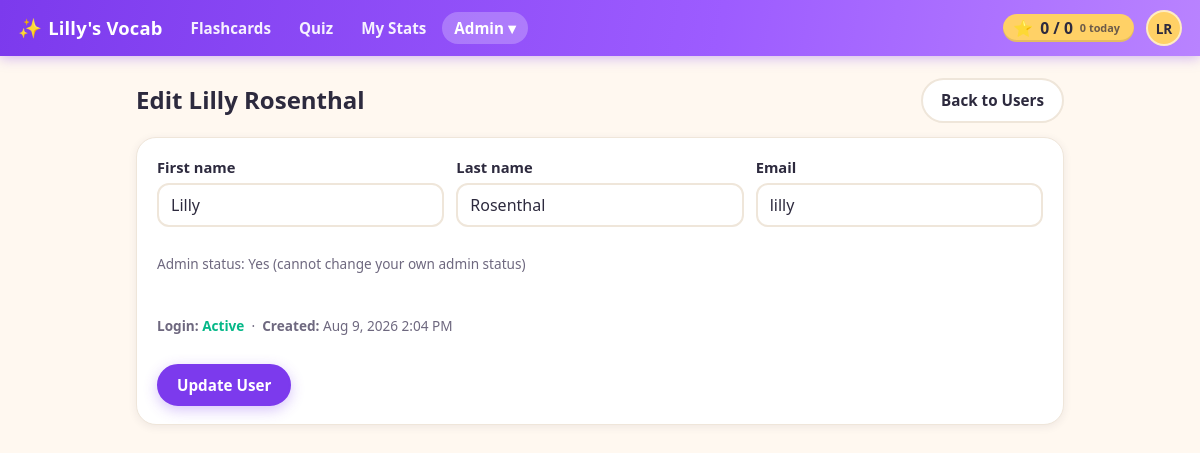
/admin/user_edit.php?id=1 (signed in), run on the app's committed database.
### tables this page shows
CREATE TABLE settings (
  id INT AUTO_INCREMENT PRIMARY KEY,
  key_name VARCHAR(191) NOT NULL UNIQUE,
  value LONGTEXT NULL,
  updated_at DATETIME NOT NULL DEFAULT CURRENT_TIMESTAMP ON UPDATE CURRENT_TIMESTAMP
);

CREATE TABLE users (
  id INT AUTO_INCREMENT PRIMARY KEY,
  first_name VARCHAR(100) NOT NULL,
  last_name VARCHAR(100) NOT NULL,
  email VARCHAR(255) DEFAULT NULL UNIQUE,
  password_hash VARCHAR(255) NOT NULL DEFAULT '',
  is_admin TINYINT(1) NOT NULL DEFAULT 0 COMMENT 'App administrator',
  email_verify_token VARCHAR(64) DEFAULT NULL,
  email_verified_at DATETIME DEFAULT NULL,
  password_reset_token_hash CHAR(64) DEFAULT NULL,
  password_reset_expires_at DATETIME DEFAULT NULL,
  shuffle_seed INT UNSIGNED DEFAULT NULL COMMENT 'NULL = original order; set = per-user shuffled deck order',
  deck_position INT NOT NULL DEFAULT 0 COMMENT 'Resume point in the full deck (index of the next card)',
  created_at DATETIME NOT NULL DEFAULT CURRENT_TIMESTAMP
);

### partials.php (called while the page is built)
<?php
require_once __DIR__ . '/config.php';
require_once __DIR__ . '/settings.php';
require_once __DIR__ . '/lib/Application.php';
require_once __DIR__ . '/lib/ApplicationUI.php';
function h($s) {
    return htmlspecialchars($s ?? '', ENT_QUOTES, 'UTF-8');
}
function header_html(string $title): void {
    ApplicationUI::headerHtml($title);
}
function footer_html(): void {
    ApplicationUI::footerHtml();
}

### config.php (called while the page is built, shortened)
<?php
function pdo(): PDO {
    static $pdo = null;
    if ($pdo === null) {
        $dsn = 'mysql:host=' . DB_HOST . ';dbname=' . DB_NAME . ';charset=utf8mb4';
        $options = [
            PDO::ATTR_ERRMODE => PDO::ERRMODE_EXCEPTION,
            PDO::ATTR_DEFAULT_FETCH_MODE => PDO::FETCH_ASSOC,
            PDO::ATTR_EMULATE_PREPARES => false,
        ];
        $pdo = new PDO($dsn, DB_USER, DB_PASS, $options);
    }
    return $pdo;
}
function current_user(): ?array {
    require_once __DIR__ . '/lib/UserManagement.php';
    if (!empty($_SESSION['uid'])) {
        static $user = null;
        if ($user === null) {
            $user = UserManagement::findById((int)$_SESSION['uid']) ?: false;
        }
        return $user ?: null;
    }
    return null;
}
function require_admin(): void {
    $user = current_user();
}

### lib/UserManagement.php (called while the page is built, shortened)
<?php
require_once __DIR__ . '/../config.php';
require_once __DIR__ . '/../settings.php';
class UserManagement {
    private static function pdo(): PDO {
        return pdo();
    }
    public static function findById(int $id): ?array {
        $st = self::pdo()->prepare('SELECT * FROM users WHERE id=? LIMIT 1');
        $st->execute([$id]);
        $row = $st->fetch();
        return $row ?: null;
    }
}

### settings.php (called while the page is built, shortened)
<?php
require_once __DIR__ . '/config.php';
class Settings {
    private static function pdo(): PDO {
        return pdo();
    }
    public static function get(string $key, string $default = ''): string {
        $st = self::pdo()->prepare('SELECT value FROM settings WHERE key_name = ? LIMIT 1');
        $st->execute([$key]);
        $row = $st->fetch();
        return $row ? (string)$row['value'] : $default;
    }
    public static function siteTitle(): string {
        return self::get('site_title', APP_NAME);
    }
}

### lib/FlashcardProgress.php (called while the page is built, shortened)
<?php
require_once __DIR__ . '/../config.php';
class FlashcardProgress {
    private static function pdo(): PDO {
        return pdo();
    }
    public static function getScoreSummary(int $userId, ?int $tagId = null): array {
        $pdo = self::pdo();
        [$tagJoin, $tagParams] = self::tagScope($tagId);
        $st = $pdo->prepare("SELECT COUNT(*) AS c FROM user_word_state x{$tagJoin} WHERE x.user_id = ? AND x.last_mark = 'got_it'");
        $st->execute(array_merge($tagParams, [$userId]));
        $mastered = (int)$st->fetch()['c'];
        if ($tagId === null) {
            $total = (int)$pdo->query('SELECT COUNT(*) AS c FROM words')->fetch()['c'];
        } else {
            $st = $pdo->prepare('SELECT COUNT(*) AS c FROM word_tags WHERE tag_id = ?');
            $st->execute([$tagId]);
            $total = (int)$st->fetch()['c'];
        }
        $st = $pdo->prepare("SELECT COUNT(*) AS c FROM word_review_events x{$tagJoin} WHERE x.user_id = ? AND x.created_at >= CURDATE()");
        $st->execute(array_merge($tagParams, [$userId]));
        $reviewedToday = (int)$st->fetch()['c'];
        return [
            'mastered' => $mastered,
            'total_words' => $total,
            'reviewed_today' => $reviewedToday,
        ];
    }
    private static function tagScope(?int $tagId): array {
        if ($tagId === null) {
            return ['', []];
        }
        return [' INNER JOIN word_tags wt ON wt.word_id = x.word_id AND wt.tag_id = ?', [$tagId]];
    }
}

### admin/user_edit.php (the view, shortened to what this page needs)
<?php
require_once __DIR__ . '/../partials.php';
require_once __DIR__ . '/../lib/UserManagement.php';
require_admin();
$userId = (int)($_GET['id'] ?? 0);
$user = UserManagement::findById($userId);
$form = [];
foreach (['first_name', 'last_name', 'email', 'is_admin'] as $field) {
    $form[$field] = $_GET[$field] ?? ($user[$field] ?? '');
}
$me = current_user();
$canEditAdmin = ((int)$user['id'] !== (int)$me['id']);
$hasPassword = ($user['password_hash'] !== '');
$userName = trim(($user['first_name'] ?? '') . ' ' . ($user['last_name'] ?? ''));
header_html('Edit ' . $userName);
?>
<div class="page-head">
  <h2>Edit <?= h($userName) ?></h2>
  <a class="button" href="/admin/users.php">Back to Users</a>
</div>
<div class="card">
  <form method="post" action="/admin/user_edit_eval.php" class="stack">
    <div class="grid form-grid">
      <label>First name
        <input type="text" name="first_name" value="<?=h($form['first_name'] ?? '')?>" required>
      </label>
      <label>Last name
        <input type="text" name="last_name" value="<?=h($form['last_name'] ?? '')?>" required>
      </label>
      <label>Email
        <input type="email" name="email" value="<?=h($form['email'] ?? '')?>" required>
      </label>
    </div>
    <?php if ($canEditAdmin): ?>
      <label class="inline">
        <input type="checkbox" name="is_admin" value="1" <?= !empty($form['is_admin']) ? 'checked' : '' ?>>
        Admin user
      </label>
    <?php else: ?>
      <p class="small">Admin status: <?= !empty($user['is_admin']) ? 'Yes' : 'No' ?> (cannot change your own admin status)</p>
    <?php endif; ?>
    <p class="small">
      <strong>Login:</strong>
      <?php if (!empty($user['email_verified_at'])): ?>
        <span class="status-verified">Active</span>
      <?php elseif (!$hasPassword): ?>
        <span class="status-pending">Awaiting account activation</span>
      <?php else: ?>
        <span class="status-pending">Pending email verification</span>
      <?php endif; ?>
      &nbsp;·&nbsp; <strong>Created:</strong> <?= h(date('M j, Y g:i A', strtotime($user['created_at']))) ?>
    </p>
    <div class="actions">
      <button class="button primary" type="submit">Update User</button>
    </div>
  </form>
</div>
<?php footer_html(); ?>

### lib/ApplicationUI.php (shortened to what this page needs)
<?php
require_once __DIR__ . '/../config.php';
require_once __DIR__ . '/../settings.php';
require_once __DIR__ . '/FlashcardProgress.php';
class ApplicationUI {
    public static function staticResourceUrl(string $path): string {
        $filePath = __DIR__ . '/../' . ltrim($path, '/');
        $version = @filemtime($filePath);
        return $path . '?v=' . $version;
    }
    public static function cssLink(string $path): string {
        $url = self::staticResourceUrl($path);
        return '<link rel="stylesheet" href="' . htmlspecialchars($url, ENT_QUOTES, 'UTF-8') . '">';
    }
    public static function jsScript(string $path): string {
        $url = self::staticResourceUrl($path);
        return '<script src="' . htmlspecialchars($url, ENT_QUOTES, 'UTF-8') . '"></script>';
    }
    public static function scoreChipHtml(int $userId): string {
        $score = FlashcardProgress::getScoreSummary($userId);
        return '<a class="score-chip" id="score-chip" href="/progress/" title="Words you\'ve got — tap for stats">'
             . '<span class="score-star" aria-hidden="true">&#11088;</span>'
             . '<span class="score-numbers"><span id="score-mastered">' . number_format($score['mastered']) . '</span>'
             . ' / <span id="score-total">' . number_format($score['total_words']) . '</span></span>'
             . '<span class="score-today"><span id="score-today">' . number_format($score['reviewed_today']) . '</span> today</span>'
             . '</a>';
    }
    public static function headerHtml(string $title): void {
        $u = current_user();
        $script = $_SERVER['SCRIPT_NAME'] ?? '';
        $siteTitle = Settings::siteTitle();
        echo '<!doctype html><html><head><meta charset="utf-8"><meta name="viewport" content="width=device-width,initial-scale=1">';
        echo self::cssLink('/styles.css');
        echo '</head><body>';
        if ($u) {
            $navItems = [
                ['path' => '/review/', 'label' => 'Flashcards', 'prefixes' => ['/review/', '/index.php']],
                ['path' => '/quiz/', 'label' => 'Quiz', 'prefixes' => ['/quiz/']],
                ['path' => '/progress/', 'label' => 'My Stats', 'prefixes' => ['/progress/']],
            ];
            echo '<header class="topbar">';
            echo '<a class="brand" href="/review/"><span class="brand-mark" aria-hidden="true">&#10024;</span> ' . h($siteTitle) . '</a>';
            echo '<nav class="topnav">';
            foreach ($navItems as $item) {
                $active = false;
                echo '<a href="' . h($item['path']) . '"' . ($active ? ' class="active"' : '') . '>' . h($item['label']) . '</a>';
            }
            if (!empty($u['is_admin'])) {
                $inAdmin = strpos($script, '/admin/') === 0;
                $adminItems = [
                    ['path' => '/admin/words.php', 'label' => 'Words'],
                    ['path' => '/admin/import/upload.php?flow=words', 'label' => 'Import Words'],
                    ['path' => '/admin/users.php', 'label' => 'Users'],
                    ['path' => '/admin/settings.php', 'label' => 'Settings'],
                    ['path' => '/admin/activity_log.php', 'label' => 'Activity Log'],
                    ['path' => '/admin/email_log.php', 'label' => 'Email Log'],
                ];
                $adminLinks = '';
                foreach ($adminItems as $item) {
                    $active = $inAdmin && basename(parse_url($item['path'], PHP_URL_PATH)) === basename($script);
                    $adminLinks .= '<a href="' . h($item['path']) . '" role="menuitem"' . ($active ? ' class="active"' : '') . '>' . h($item['label']) . '</a>';
                }
                echo '<span class="menu-wrap">'
                   . '<button type="button" id="adminToggle" class="topnav-toggle' . ($inAdmin ? ' active' : '') . '" aria-expanded="false" aria-controls="adminMenu">Admin &#9662;</button>'
                   . '<span id="adminMenu" class="popup-menu hidden" role="menu" aria-hidden="true">' . $adminLinks . '</span>'
                   . '</span>';
            }
            echo '</nav>';
            echo '<div class="topbar-right">';
            echo self::scoreChipHtml((int)$u['id']);
            $initials = strtoupper((string)substr((string)($u['first_name'] ?? ''), 0, 1) . (string)substr((string)($u['last_name'] ?? ''), 0, 1));
            $name = trim((string)($u['first_name'] ?? '') . ' ' . (string)($u['last_name'] ?? ''));
            echo '<span class="menu-wrap">'
               . '<button type="button" id="profileToggle" class="avatar" aria-expanded="false" aria-controls="profileMenu" title="' . h($name) . '" aria-label="Account menu for ' . h($name) . '">' . h($initials) . '</button>'
               . '<span id="profileMenu" class="popup-menu popup-menu-right hidden" role="menu" aria-hidden="true">'
               .   '<a href="/profile/change_password.php" role="menuitem">Change Password</a>'
               .   '<a href="/logout.php" role="menuitem">Logout</a>'
               . '</span>'
               . '</span>';
            echo '</div>';
            echo '</header>';
            echo '<div class="content"><main>';
        } else {
            echo '<header class="topbar"><a class="brand" href="/login.php"><span class="brand-mark" aria-hidden="true">&#10024;</span> ' . h($siteTitle) . '</a></header>';
            echo '<div class="content"><main>';
        }
    }
    public static function footerHtml(): void {
        echo '</main></div>' . self::jsScript('/main.js') . '</body></html>';
    }
}

### data on the page
settings: value "Lilly's Vocab"
users: initials "LR", userName "Lilly Rosenthal", first_name "Lilly", last_name "Rosenthal", email "lilly", created_at "Aug 9, 2026 2:04 PM"

### other printed values
$item['label'] "Flashcards"
$item['label'] "Quiz"
$item['label'] "My Stats"
$score['mastered'] "0"
$score['total_words'] "0"
$score['reviewed_today'] "0"
